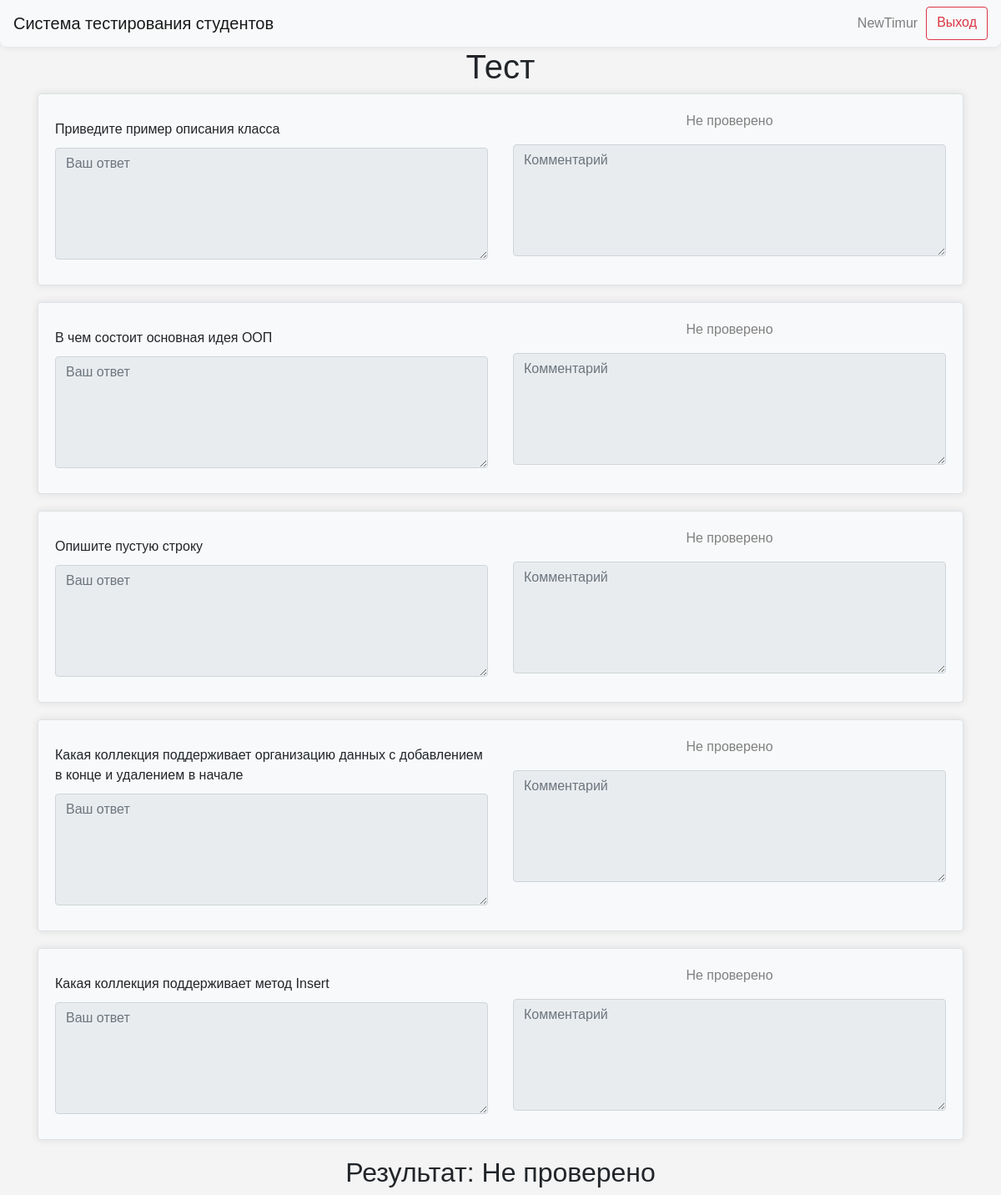
Screenshot of /test_result_view/62 (signed in) with the database file from the repository.
### data/users.py (models this page shows)
class User(SqlAlchemyBase, UserMixin, SerializerMixin):
    __tablename__ = "users"
    id = sqlalchemy.Column(
        sqlalchemy.Integer,
        primary_key=True,
        autoincrement=True,
    )
    name = sqlalchemy.Column(
        sqlalchemy.String,
        nullable=True,
    )
    group_id = sqlalchemy.Column(
        sqlalchemy.Integer,
        sqlalchemy.ForeignKey(
            "groups.id",
            ondelete="CASCADE",
        ),
        nullable=False,
    )
    date_of_birth = sqlalchemy.Column(
        sqlalchemy.Date,
        nullable=False,
    )
    user_level = sqlalchemy.Column(
        sqlalchemy.String,
        default="student",
    )

### data/questions.py (models this page shows)
class Question(SqlAlchemyBase, UserMixin, SerializerMixin):
    __tablename__ = "questions"
    id = sqlalchemy.Column(sqlalchemy.Integer,
                           primary_key=True, autoincrement=True)
    text = sqlalchemy.Column(sqlalchemy.String, nullable=True)
    topic_id = sqlalchemy.Column(sqlalchemy.Integer, sqlalchemy.ForeignKey("topics.id"), nullable=True)

### server.py (the view)
@app.route("/test_result_view/<int:test_id>")
@login_required
def test_result_view(test_id):
    db_sess = db_session.create_session()
    test = db_sess.query(BlitzTest).filter(BlitzTest.id == test_id).first()
    questions = [
        db_sess.query(Question).filter(Question.id == test.question_1).first(),
        db_sess.query(Question).filter(Question.id == test.question_2).first(),
        db_sess.query(Question).filter(Question.id == test.question_3).first(),
        db_sess.query(Question).filter(Question.id == test.question_4).first(),
        db_sess.query(Question).filter(Question.id == test.question_5).first(),
    ]
    answers = [
        db_sess.query(BlitzTest.answer_1).filter(BlitzTest.id == test_id).first(),
        db_sess.query(BlitzTest.answer_2).filter(BlitzTest.id == test_id).first(),
        db_sess.query(BlitzTest.answer_3).filter(BlitzTest.id == test_id).first(),
        db_sess.query(BlitzTest.answer_4).filter(BlitzTest.id == test_id).first(),
        db_sess.query(BlitzTest.answer_5).filter(BlitzTest.id == test_id).first(),
    ]
    comments = [
        db_sess.query(BlitzTest.comment_1).filter(BlitzTest.id == test_id)[0],
        db_sess.query(BlitzTest.comment_2).filter(BlitzTest.id == test_id)[0],
        db_sess.query(BlitzTest.comment_3).filter(BlitzTest.id == test_id)[0],
        db_sess.query(BlitzTest.comment_4).filter(BlitzTest.id == test_id)[0],
        db_sess.query(BlitzTest.comment_5).filter(BlitzTest.id == test_id)[0],
    ]
    results = [
        db_sess.query(BlitzTest.result_answer_1).filter(BlitzTest.id == test_id)[0],
        db_sess.query(BlitzTest.result_answer_2).filter(BlitzTest.id == test_id)[0],
        db_sess.query(BlitzTest.result_answer_3).filter(BlitzTest.id == test_id)[0],
        db_sess.query(BlitzTest.result_answer_4).filter(BlitzTest.id == test_id)[0],
        db_sess.query(BlitzTest.result_answer_5).filter(BlitzTest.id == test_id)[0],
    ]
    que_ans_comm_results = zip(questions, answers, comments, results)
    test_result_n = 0
    if test.result_answer_1 == 1:
        test_result_n += 1
    if test.result_answer_2 == 1:
        test_result_n += 1
    if test.result_answer_3 == 1:
        test_result_n += 1
    if test.result_answer_4 == 1:
        test_result_n += 1
    if test.result_answer_5 == 1:
        test_result_n += 1
    if None in [
        test.result_answer_1,
        test.result_answer_2,
        test.result_answer_3,
        test.result_answer_4,
        test.result_answer_5,
    ]:
        test_result_n = "Не проверено"
    else:
        test_result_n = f"{test_result_n}/5"
    return render_template(
        "test_result_view.html",
        test=test,
        que_ans_comm_results=que_ans_comm_results,
        result=test_result_n,
        title="Тест",
    )

### data/db_session.py (called while the page is built)
def create_session() -> Session:
    global __factory
    return __factory()

### server.py (called while the page is built)
@login_manager.user_loader
def load_user(user_id):
    db_sess = db_session.create_session()
    return db_sess.query(User).get(user_id)

### templates/test_result_view.html
{% extends "base.html" %}
{% block content %}
<div class="container text-center">
    <h1>Тест</h1>
    <form action="{{ url_for('submit_test_result', test_id=test.id) }}" method="post">
        {% for question, answer, comment, result in que_ans_comm_results %}
        <div class="row">
            <div class="col-md-12 mx-auto border rounded custom-div" style="margin-bottom: 20px;">
                <div class="row">
                    <div class="col-md-6">
                        {% if question == None %}
                        <p class="text-left" style="margin: 10px 0;">Вопрос удален</p>
                        {% else %}
                        <p class="text-left" style="margin: 10px 0;">{{ question.text }}</p>
                        {% endif %}
                        {% if answer[0] == None %}
                        <textarea name="answer" class="form-control" rows="5" style="margin: 10px 0;"
                                  placeholder="Ваш ответ" readonly></textarea>
                        {% else %}
                        <textarea name="answer" class="form-control" rows="5" style="margin: 10px 0;"
                                  placeholder="Ваш ответ" readonly>{{ answer[0] }}</textarea>
                        {% endif %}
                    </div>
                    <div class="col-md-6">
                        {% if result[0] == 1 %}
                        <div class="form-check">
                            <p style="color: green">
                                Верно
                            </p>
                        </div>
                        {% elif result[0] == 0%}
                        <p style="color: red">Неверно</p>
                        {% else %}
                        <p style="color: grey">Не проверено</p>
                        {% endif %}
                        {% if comment[0] == None %}
                        <textarea name="comment" class="form-control" rows="5" style="margin: 10px 0;"
                                  placeholder="Комментарий" readonly></textarea>
                        {% else %}
                        <textarea name="comment" class="form-control" rows="5" style="margin: 10px 0;"
                                  placeholder="Комментарий" readonly>{{ comment[0] }}</textarea>
                        {% endif %}
                    </div>
                </div>
            </div>
        </div>
        {% endfor %}
        <h2>Результат: {{ result }}</h2>
    </form>
</div>
{% endblock %}

### templates/base.html (shortened to what this page needs)
<!doctype html>
<html lang="en">
<head>
    <link rel="stylesheet"
          href="https://stackpath.bootstrapcdn.com/bootstrap/4.4.1/css/bootstrap.min.css"
>
    <link rel="stylesheet" type="text/css" href="../static/css/style.css">
</head>
<body>
<header>
    <nav class="navbar navbar-light bg-light custom-navbar">
        <a class="navbar-brand" href="/">Система тестирования студентов</a>
        {% if current_user.is_authenticated %}
        <div class="d-flex flex-row-reverse">
            <a class="btn btn-outline-danger spaced-element" style="margin-left: 10px; text-align: center;"
               href="/logout">Выход</a>
            {% if current_user.user_level == 'admin' %}
            <a class="navbar-text" style="margin-left: 10px; text-align: center;">{{ current_user.name }}</a>
            <a class="navbar-text" style="margin-left: 10px; text-align: center;" href="/select_group_for_test">Выдать тест</a>
            <a class="navbar-text" style="margin-left: 10px; text-align: center;" href="/topics">Темы</a>
            <a class="navbar-text" style="margin-left: 10px; text-align: center;" href="/groups">Студенты</a>
            {% else %}
            <a class="navbar-text" style="margin-left: 10px; text-align: center;" href="{{ url_for('personal_cabinet', user_id=current_user.id) }}">{{ current_user.name }}</a>
            {% endif %}
        </div>
        {% endif %}
    </nav>
</header>
<main role="main" class="container">
    {% block content %}
    {% endblock %}
</main>
</body>
</html>

### static/css/style.css (style rules this page uses)
body { font-family: Arial, sans-serif; margin: 0; padding: 0; background-color: #f4f4f4; }
.custom-div { width: 80%; margin: 0 auto; padding: 20px; background-color: #f8f9fa; border-radius: 0 0 8px 8px; box-shadow: 0 0 10px rgba(0,0,0,0.1); }
.custom-navbar { margin: 0 auto; background-color: #f8f9fa; border-radius: 0 0 8px 8px; box-shadow: 0 0 10px rgba(0,0,0,0.1); }

### rows the page displays
User: name "NewTimur"
Question: text "Приведите пример описания класса"
Question: text "В чем состоит основная идея ООП"
Question: text "Опишите пустую строку"
Question: text "Какая коллекция поддерживает организацию данных с добавлением в конце и удалением в начале"
Question: text "Какая коллекция поддерживает метод Insert"

### other values shown
{{ result }} "Не проверено"
